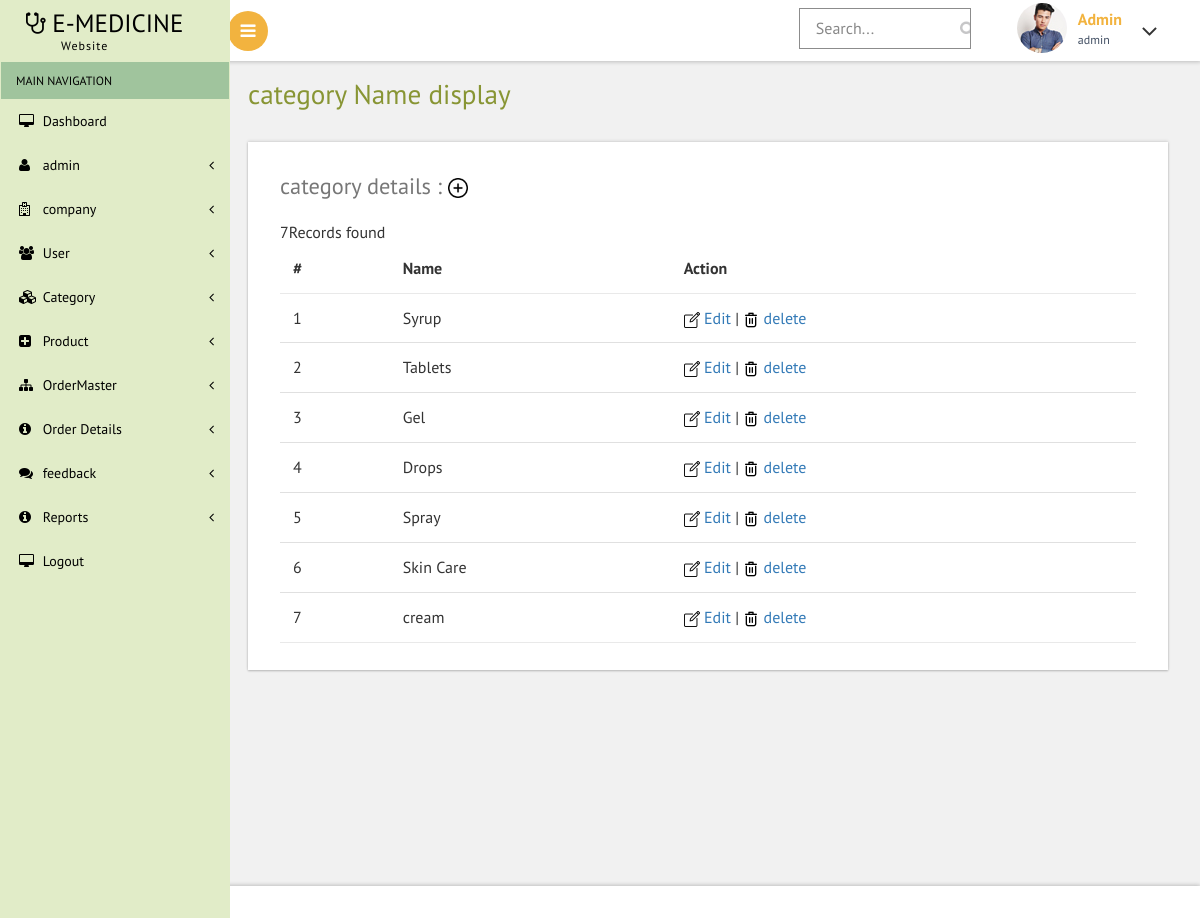
Page /admin/display-category.php on the committed database.
### tables this page shows
CREATE TABLE `tbl_category` (
  `category_id` int(11) NOT NULL,
  `category_name` varchar(50) NOT NULL
);

### admin/display-category.php (the view, shortened to what this page needs)
<!DOCTYPE HTML>
<html>
<head>
<link href="css/bootstrap.css" rel='stylesheet' type='text/css' />
<link href="css/style.css" rel='stylesheet' type='text/css' />
<link href="css/font-awesome.css" rel="stylesheet">
 <link href='css/SidebarNav.min.css' media='all' rel='stylesheet' type='text/css'/>
<link href="css/custom.css" rel="stylesheet">
</head>
<body class="cbp-spmenu-push">
	<div class="main-content">
    <?php
      include './themepart/sidebar.php';
    ?>
		<?php
                include './themepart/header.php';
        ?>
		<div id="page-wrapper">
			<div class="main-page">
				<div class="tables">
					<h2 class="title1">category Name display</h2>
					    <div class="bs-example widget-shadow" data-example-id="hoverable-table">
                            <h4>category  details : <a href="add-category.php"> <img style='width:20px;' src='myimages/add.png'></a></h4>
						    <table class="table table-hover">
                                <thead>
                                     <tr>
                                        <th>#</th>
                                         <th>name</th>
                                         <th>action </th>
                                     </tr>
                                </thead>
                                <tbody>
                                <?php
    $selectq = mysqli_query($connection , "select * from tbl_category") or die (mysqli_error($connection));
    $i=0;
    while($categoryrow = mysqli_fetch_array($selectq))
    {
		$i++;
        echo "<tr>";
            echo"<td> $i</td>";
            echo"<td>{$categoryrow['category_name']}</td>";
            echo "<td><a href ='edit-category.php?eid={$categoryrow['category_id']}'><img style='width:16px;' src='myimages/editing.png'> Edit</a> |  <a href ='display-category.php?did={$categoryrow['category_id']}'><img style='width:16px;' src='myimages/delete.png'> delete </a></td>";
        echo "<tr>";
    }
 ?>
                                </tbody>
                            </table>
					    </div>
				</div>
			</div>
		</div>
		<?php
            include './themepart/footer.php';
        ?>
	</div>
</body>
</html>

### admin/css/custom.css (style rules this page uses)
#page-wrapper { padding:5em 2em 13.5em; background-color: #F1F1F1; }

### rows in the picture
tbl_category: category_name "Syrup"
tbl_category: category_name "Tablets"
tbl_category: category_name "Gel"
tbl_category: category_name "Drops"
tbl_category: category_name "Spray"
tbl_category: category_name "Skin Care"
tbl_category: category_name "cream"
